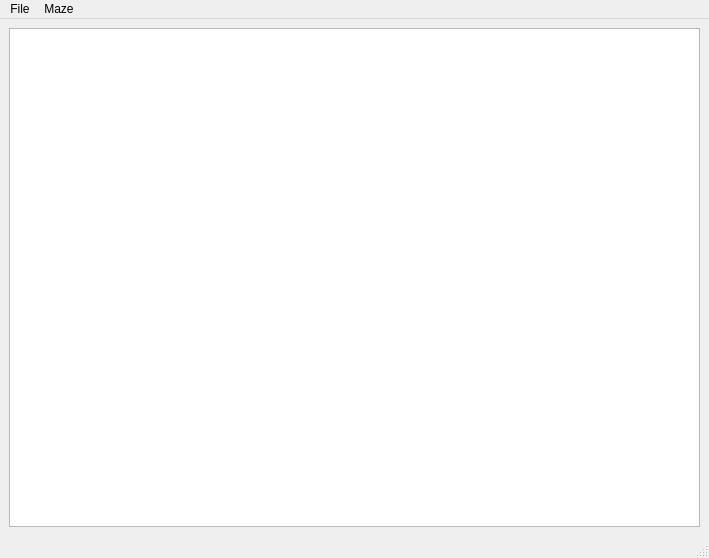
<?xml version="1.0" encoding="UTF-8"?>
<ui version="4.0">
 <class>MainWindow</class>
 <widget class="QMainWindow" name="MainWindow">
  <property name="geometry">
   <rect>
    <x>0</x>
    <y>0</y>
    <width>709</width>
    <height>558</height>
   </rect>
  </property>
  <property name="windowTitle">
   <string>Maze Manager</string>
  </property>
  <widget class="QWidget" name="centralwidget">
   <property name="sizePolicy">
    <sizepolicy hsizetype="Preferred" vsizetype="Preferred">
     <horstretch>0</horstretch>
     <verstretch>0</verstretch>
    </sizepolicy>
   </property>
   <layout class="QVBoxLayout" name="verticalLayout">
    <item>
     <widget class="QGraphicsView" name="MazeView">
      <property name="mouseTracking">
       <bool>false</bool>
      </property>
      <property name="verticalScrollBarPolicy">
       <enum>Qt::ScrollBarAlwaysOff</enum>
      </property>
      <property name="horizontalScrollBarPolicy">
       <enum>Qt::ScrollBarAlwaysOff</enum>
      </property>
      <property name="interactive">
       <bool>false</bool>
      </property>
      <property name="dragMode">
       <enum>QGraphicsView::ScrollHandDrag</enum>
      </property>
      <property name="resizeAnchor">
       <enum>QGraphicsView::AnchorUnderMouse</enum>
      </property>
     </widget>
    </item>
   </layout>
  </widget>
  <widget class="QMenuBar" name="menubar">
   <property name="geometry">
    <rect>
     <x>0</x>
     <y>0</y>
     <width>709</width>
     <height>21</height>
    </rect>
   </property>
   <widget class="QMenu" name="menuFile">
    <property name="title">
     <string>File</string>
    </property>
    <addaction name="actionNew_Maze"/>
    <addaction name="actionOpenMaze"/>
    <addaction name="separator"/>
    <addaction name="actionExit"/>
   </widget>
   <widget class="QMenu" name="menuSolver">
    <property name="title">
     <string>Maze</string>
    </property>
    <addaction name="actionRunMaze"/>
    <addaction name="actionSolve_Maze"/>
    <addaction name="separator"/>
    <addaction name="actionExport_to_Obj"/>
   </widget>
   <addaction name="menuFile"/>
   <addaction name="menuSolver"/>
  </widget>
  <widget class="QStatusBar" name="statusbar"/>
  <action name="actionNew_Maze">
   <property name="text">
    <string>New Maze</string>
   </property>
  </action>
  <action name="actionOpenMaze">
   <property name="text">
    <string>Open Maze</string>
   </property>
  </action>
  <action name="actionExit">
   <property name="text">
    <string>Exit</string>
   </property>
  </action>
  <action name="actionRunMaze">
   <property name="text">
    <string>Run Maze</string>
   </property>
  </action>
  <action name="actionSolve_Maze">
   <property name="text">
    <string>Solve Maze...</string>
   </property>
  </action>
  <action name="actionExport_to_Obj">
   <property name="text">
    <string>Export to Obj</string>
   </property>
  </action>
 </widget>
 <resources/>
 <connections/>
</ui>
